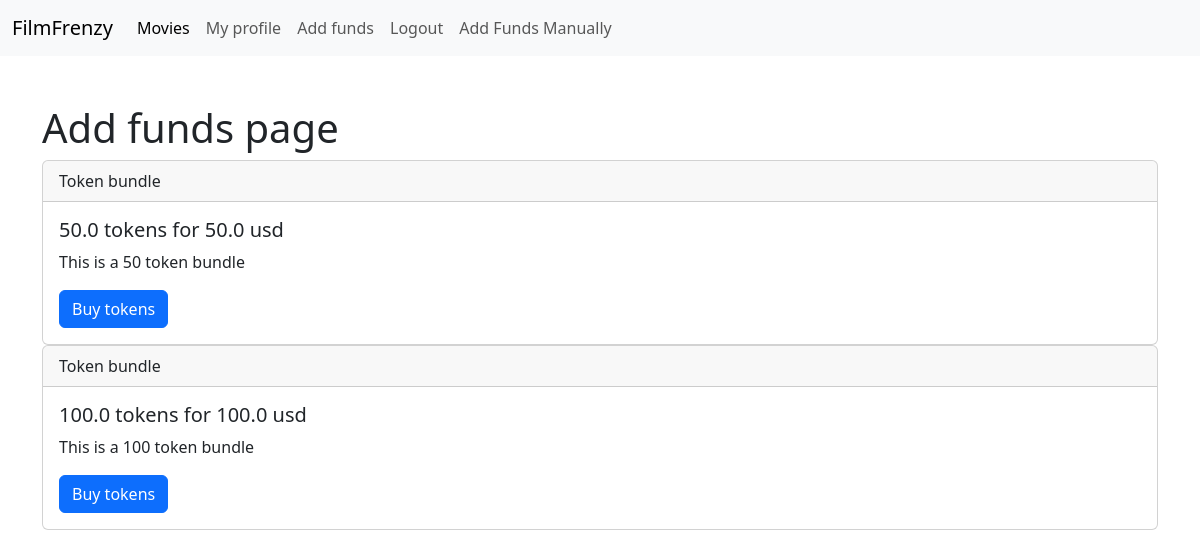
Page /add_funds/ (signed in) on the committed database.
### base/models.py (models this page shows, shortened)
class Product(models.Model):
    name = models.CharField(max_length=20)
    price = models.FloatField(null=True,blank = True)
    description = models.TextField(null = True,blank = True)
    token_value = models.FloatField(null=True,blank=True)

### base/views.py (the view)
# urls.py: path('add_funds/',views.add_funds,name="add_funds"),
def add_funds(request):
    if request.user.is_authenticated:
        products = Product.objects.all()
        context = {
            'products':products,
        }
        return render(request,'add_funds.html',context)
    else:
        return redirect('homepage')

### base/templates/add_funds.html
{% extends 'base.html' %}
{% block content %}
<h1>Add funds page</h1>
{%if products%}
{%for product in products%}
<div class="card">
    <div class="card-header">
      Token bundle
    </div>
    <div class="card-body">
      <h5 class="card-title">{{product.token_value}} tokens for {{product.price}} usd</h5>
      <p class="card-text">{{product.description}}</p>
      <a href="{%url 'checkout' product.id%}" class="btn btn-primary">Buy {{token_value}} tokens</a>
    </div>
  </div>
{%endfor%}
{%endif%}
{% endblock %}

### rows in the picture
Product: token_value "50.0", price "50.0", description "This is a 50 token bundle"
Product: token_value "100.0", price "100.0", description "This is a 100 token bundle"
